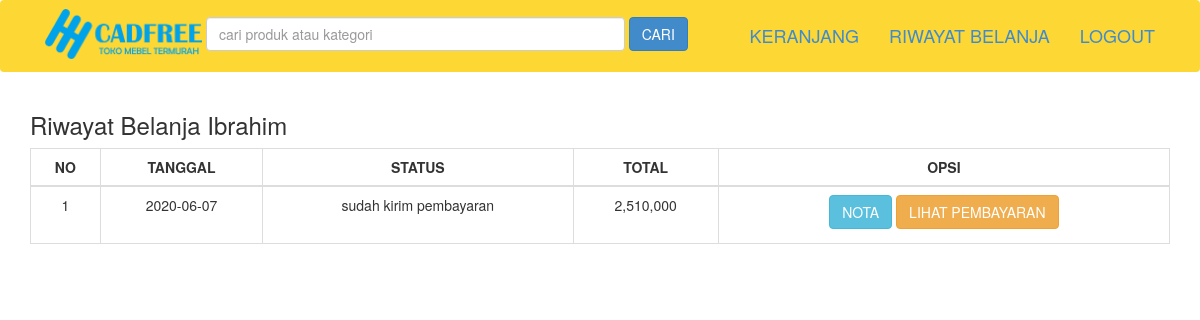
/riwayat.php (signed in), run on the app's committed database.
### tables this page shows
CREATE TABLE `pembelian` (
  `id_pembelian` int(11) NOT NULL,
  `id_pelanggan` int(11) NOT NULL,
  `id_ongkir` int(11) NOT NULL,
  `tanggal_pembelian` date NOT NULL,
  `total_pembelian` int(11) NOT NULL,
  `nama_kota` varchar(100) NOT NULL,
  `tarif` int(11) NOT NULL,
  `alamat_pengiriman` text NOT NULL,
  `status_pembelian` varchar(100) NOT NULL DEFAULT 'pending',
  `resi_pengiriman` varchar(50) NOT NULL
);

### riwayat.php (the view, shortened to what this page needs)
<?php
include 'koneksi.php';
?>
<!DOCTYPE html>
<html>
<head>
	<link rel="stylesheet" type="text/css" href="admin/assets/css/bootstrap.css">
</head>
<body>
<?php include 'menu.php' ?>
<section class="riwayat">
	<div class="container">
		<h3> Riwayat Belanja <?php echo $_SESSION["pelanggan"]["nama_pelanggan"] ?></h3>
		<table class="table table-bordered">
			<thead>
				<tr>
					<th><center>NO</center></th>
					<th><center>TANGGAL</center></th>
					<th><center>STATUS</center></th>
					<th><center>TOTAL</center></th>
					<th><center>OPSI</center></th>
				</tr>
			</thead>
			<tbody>
				<?php
				$nomor=1;
				$id_pelanggan = $_SESSION["pelanggan"]["id_pelanggan"];
				$ambil = $koneksi->query("SELECT * FROM pembelian WHERE id_pelanggan='$id_pelanggan'");
				while ($pecah = $ambil->fetch_assoc()) {
				 ?>
				<tr>
					<td><center><?php echo $nomor; ?></center></td>
					<td><center><?php echo $pecah["tanggal_pembelian"] ?></center></td>
					<td><center>
					<?php echo $pecah["status_pembelian"] ?></center>
					<br>
					</td>
					<td><center><?php echo number_format($pecah["total_pembelian"]) ?></center></td>
					<td><center>
						<a href="nota.php?id=<?php echo $pecah["id_pembelian"] ?>" class="btn btn-info">NOTA</a>
						<?php if ($pecah['status_pembelian']=="pending"): ?>
						<a href="pembayaran.php?id=<?php echo $pecah["id_pembelian"]; ?>" class="btn btn-success">
							INPUT PEMBAYARAN
						</a>
						<?php else:  ?>
						<a href= "lihat_pembayaran.php?id=<?php  echo $pecah["id_pembelian"]; ?>" class= "btn btn-warning">
							LIHAT PEMBAYARAN
						</a></center>
						<?php endif ?>
					</td>
				</tr>
				<?php $nomor++; ?>
				<?php } ?>
			</tbody>
		</table>
	</div>
</section>
</body>
</html>

### data on the page
pembelian: tanggal_pembelian "2020-06-07", status_pembelian "sudah kirim pembayaran", total_pembelian "2,510,000"

### other printed values
$_SESSION["pelanggan"]["nama_pelanggan"] "Ibrahim"
